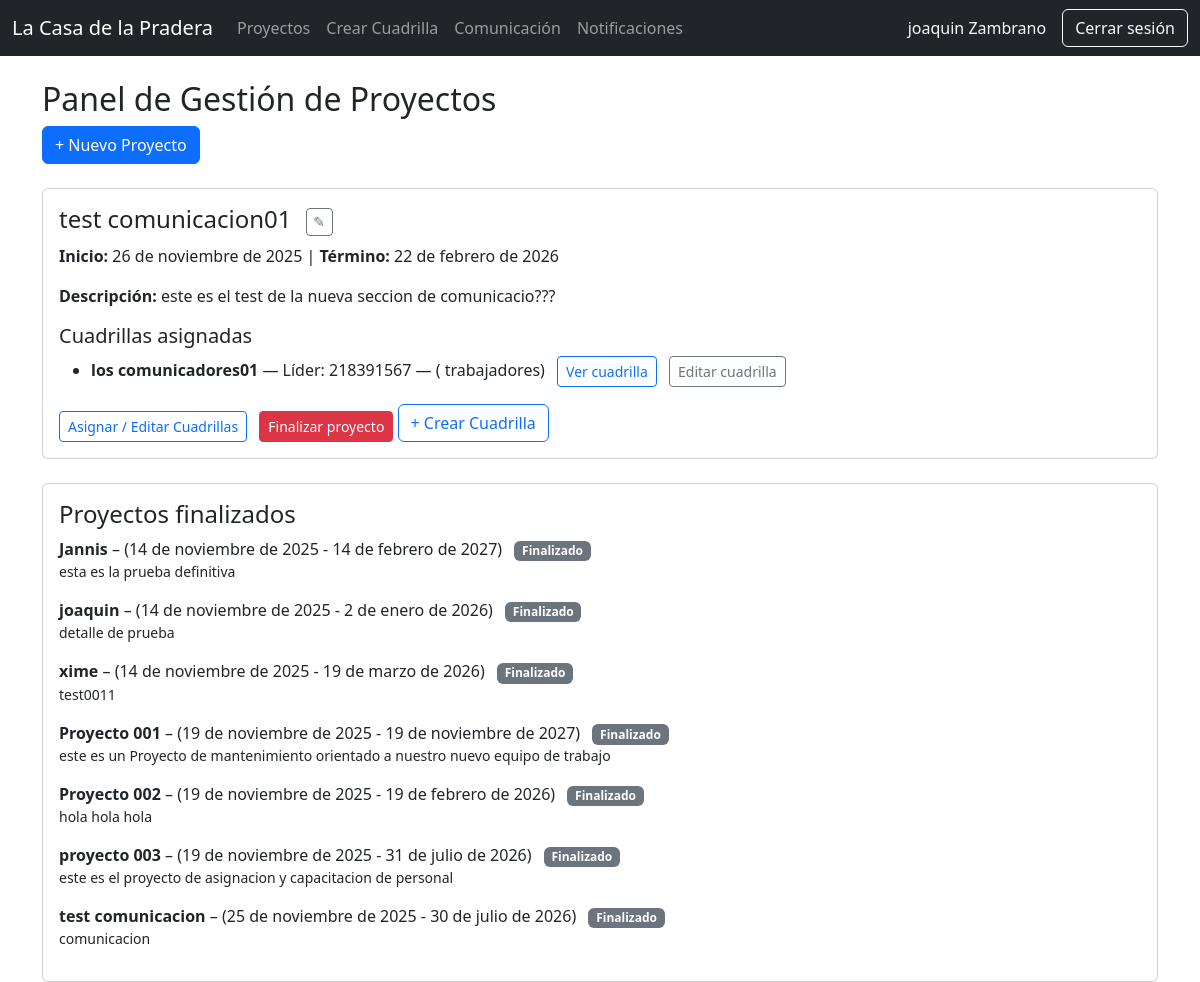
Page /proyectos/panel/ (signed in) on the earlier database version.
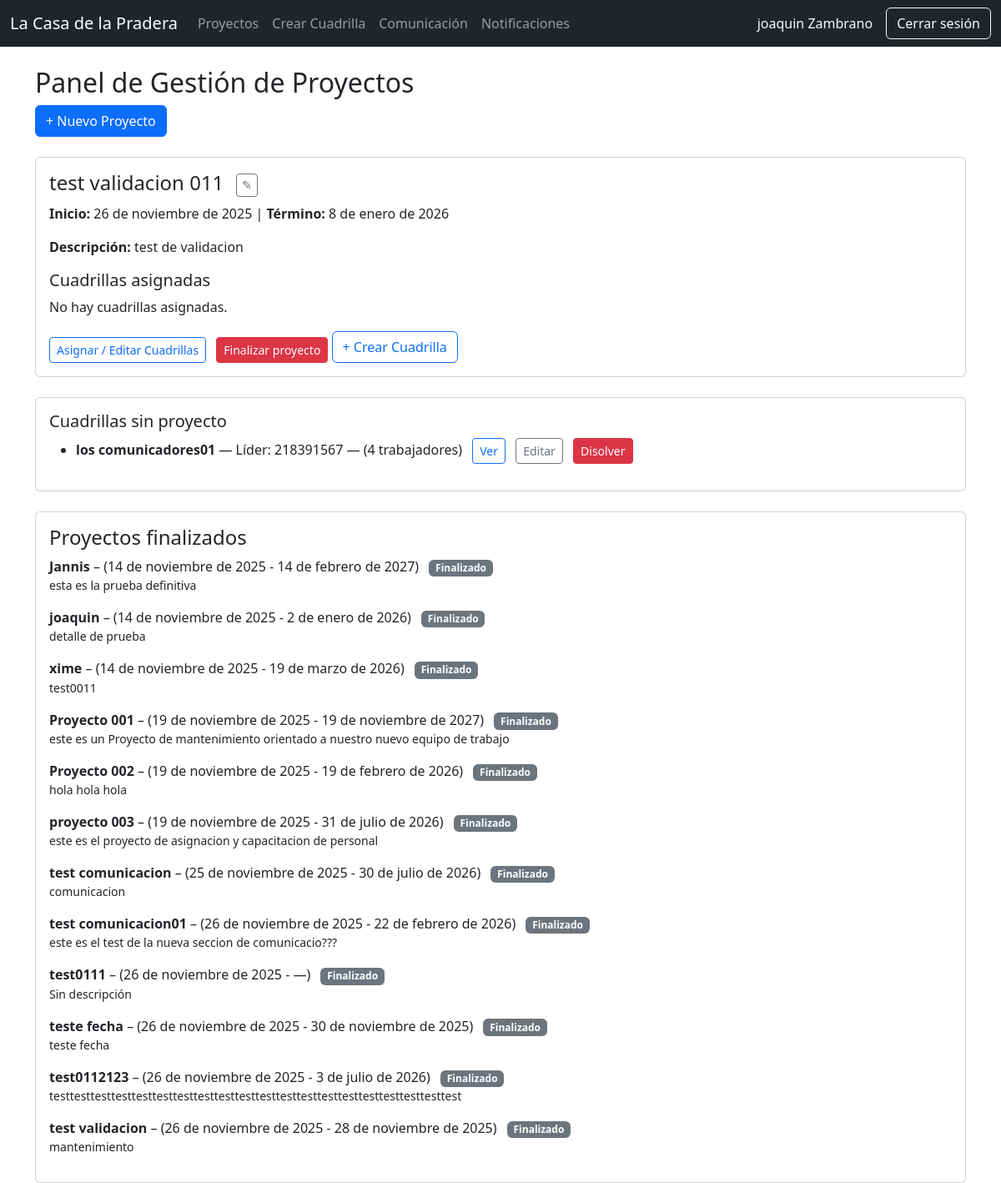
Same page on the later database version.
### proyectos/models.py (models this page shows, shortened)
class Proyecto(models.Model):
    nombre = models.CharField(max_length=100)
    descripcion = models.TextField(blank=True)
    TIPO_CHOICES = [
        ('construccion', 'Construcción'),
        ('mantenimiento', 'Mantenimiento'),
        ('instalacion', 'Instalación'),
        ('otro', 'Otro'),
    ]
    tipo = models.CharField(max_length=30, choices=TIPO_CHOICES, default='otro')
    COMPLEJIDAD_CHOICES = [
        ('baja', 'Baja'),
        ('media', 'Media'),
        ('alta', 'Alta'),
    ]
    complejidad = models.CharField(max_length=10, choices=COMPLEJIDAD_CHOICES, default='media')
    fecha_inicio = models.DateField()
    fecha_termino = models.DateField(null=True, blank=True)
    jefe = models.ForeignKey(User, on_delete=models.CASCADE, related_name='proyectos')
    activo = models.BooleanField(default=True)

### personal/models.py (models this page shows, shortened)
class Cuadrilla(models.Model):
    nombre = models.CharField(max_length=100)
    proyecto = models.ForeignKey(Proyecto, on_delete=models.CASCADE, related_name='cuadrillas', null=True, blank=True)
    lider = models.ForeignKey(User, on_delete=models.SET_NULL, null=True, blank=True, related_name='cuadrillas_lideradas')

### proyectos/views.py (the view)
# urls.py: path('panel/', views.panel_proyectos, name='panel'),
@login_required
@user_passes_test(es_jefe)
def panel_proyectos(request):
    proyectos_activos = Proyecto.objects.filter(jefe=request.user, activo=True).prefetch_related('cuadrillas')
    proyectos_finalizados = Proyecto.objects.filter(jefe=request.user, activo=False).prefetch_related('cuadrillas')
    data = []
    for p in proyectos_activos:
        cuadrillas = Cuadrilla.objects.filter(proyecto=p)
        data.append({'proyecto': p, 'cuadrillas': cuadrillas})
    finalizados = []
    for p in proyectos_finalizados:
        cuadrillas = Cuadrilla.objects.filter(proyecto=p)
        finalizados.append({'proyecto': p, 'cuadrillas': cuadrillas})
    cuadrillas_sin_proyecto = Cuadrilla.objects.filter(proyecto__isnull=True)
    return render(request, 'panel.html', {
        'data': data,
        'finalizados': finalizados,
        'cuadrillas_sin_proyecto': cuadrillas_sin_proyecto
    })

### core/context_processors.py (called while the page is built)
def notificaciones_no_leidas(request):
    if request.user.is_authenticated:
        return {
            "notifs_no_leidas": request.user.notificaciones.filter(leida=False).count()
        }
    return {"notifs_no_leidas": 0}

### personal/templatetags/custom_tags.py (called while the page is built)
@register.filter
def has_group(user, group_name):
    return user.groups.filter(name=group_name).exists()

### proyectos/views.py (called while the page is built)
def es_jefe(user):
    return user.groups.filter(name='JefeProyecto').exists()

### proyectos/templates/panel.html (shortened to what the changed rows need)
{% extends 'base.html' %}
{% block content %}
<h2>Panel de Gestión de Proyectos</h2>
{% if data %}
{% for item in data %}
<div class="card mt-4">
    <div class="card-body">
        <h4>
            {{ item.proyecto.nombre }}
            <a href="{% url 'proyectos:editar' item.proyecto.id %}" class="btn btn-sm btn-outline-secondary ms-2" title="Editar proyecto" style="padding:0.15rem 0.4rem; font-size:0.9rem; vertical-align:middle;">
                &#9998;
            </a>
        </h4>
        <p><strong>Inicio:</strong> {{ item.proyecto.fecha_inicio }} |
           <strong>Término:</strong> {{ item.proyecto.fecha_termino|default:"—" }}</p>
        <p><strong>Descripción:</strong> {{ item.proyecto.descripcion|default:"Sin descripción" }}</p>
        <h5 class="mt-3">Cuadrillas asignadas</h5>
        {% if item.cuadrillas %}
            <ul>
                {% for c in item.cuadrillas %}
                    <li>
                        <strong>{{ c.nombre }}</strong>
                        — Líder: {{ c.lider.username|default:"(Sin líder)" }}
                        — ({{ c.trabajadores.count }} trabajadores)
                        <a href="{% url 'personal:detalle_cuadrilla' c.id %}" class="btn btn-sm btn-outline-primary ms-2">
                            Ver cuadrilla
                        </a>
                        <a href="{% url 'personal:editar_cuadrilla' c.id %}" class="btn btn-sm btn-outline-secondary ms-2">
                            Editar cuadrilla
                        </a>
                    </li>
                {% endfor %}
            </ul>
        {% else %}
            <p>No hay cuadrillas asignadas.</p>
        {% endif %}
        <a href="{% url 'proyectos:asignar_cuadrillas' item.proyecto.id %}"
           class="btn btn-sm btn-outline-primary mt-2">
            Asignar / Editar Cuadrillas
        </a>
        {% if item.proyecto.activo %}
            <a href="{% url 'proyectos:finalizar' item.proyecto.id %}" class="btn btn-sm btn-danger mt-2 ms-2">Finalizar proyecto</a>
        {% else %}
            <span class="badge bg-secondary ms-2">Finalizado</span>
        {% endif %}
        <a href="{% url 'personal:crear_cuadrilla' %}" class="btn btn-outline-primary">
    + Crear Cuadrilla
</a>
    </div>
</div>
{% endfor %}
{% else %}
<p class="mt-3">No tienes proyectos registrados aún.</p>
{% endif %}
    {% if cuadrillas_sin_proyecto and cuadrillas_sin_proyecto|length > 0 %}
    <div class="card mt-4">
        <div class="card-body">
            <h5>Cuadrillas sin proyecto</h5>
            <ul>
            {% for c in cuadrillas_sin_proyecto %}
                <li class="mb-3">
                    <strong>{{ c.nombre }}</strong>
                    — Líder: {{ c.lider.username|default:"(Sin líder)" }}
                    — ({{ c.asignaciones.count }} trabajadores)
                    <a href="{% url 'personal:detalle_cuadrilla' c.id %}" class="btn btn-sm btn-outline-primary ms-2">Ver</a>
                    <a href="{% url 'personal:editar_cuadrilla' c.id %}" class="btn btn-sm btn-outline-secondary ms-2">Editar</a>
                    <form method="post" action="{% url 'personal:disolver_cuadrilla' c.id %}" style="display:inline;">
                        <button type="submit" class="btn btn-sm btn-danger ms-2" onclick="return confirm('¿Deseas disolver la cuadrilla \"{{ c.nombre }}\"? Esta acción eliminará la cuadrilla y sus asignaciones.')">Disolver</button>
                    </form>
                </li>
            {% endfor %}
            </ul>
        </div>
    </div>
    {% endif %}
    {% if finalizados and finalizados|length > 0 %}
    <div class="card mt-4">
        <div class="card-body">
            <h4>Proyectos finalizados</h4>
            {% for item in finalizados %}
                <div class="mb-3">
                    <strong>{{ item.proyecto.nombre }}</strong>
                    – ({{ item.proyecto.fecha_inicio }} - {{ item.proyecto.fecha_termino|default:'—' }})
                    <span class="badge bg-secondary ms-2">Finalizado</span>
                    <p class="small">{{ item.proyecto.descripcion|default:'Sin descripción' }}</p>
                </div>
            {% endfor %}
        </div>
    </div>
    {% endif %}
{% endblock %}

Differences in the rows shown:
added Proyecto: proyecto.nombre "test validacion 011", proyecto.fecha_inicio "26 de noviembre de 2025", proyecto.fecha_termino "8 de enero de 2026", proyecto.descripcion "test de validacion", shows "No hay cuadrillas asignadas.", activo "Finalizar proyecto", shown under "Panel de Gestión de Proyectos"
now on one of the page's lists (row edited): Cuadrilla: nombre "los comunicadores01", lider.username "218391567", asignaciones.count "4"
changed Proyecto "test comunicacion01": loses Cuadrilla (nombre "los comunicadores01", lider.username "218391567"); moves from the list under "Panel de Gestión de Proyectos" to the list under "Proyectos finalizados"
added Proyecto: proyecto.nombre "test0111", proyecto.fecha_inicio "26 de noviembre de 2025", proyecto.fecha_termino "—", proyecto.descripcion "Sin descripción", shown under "Proyectos finalizados"
added Proyecto: proyecto.nombre "teste fecha", proyecto.fecha_inicio "26 de noviembre de 2025", proyecto.fecha_termino "30 de noviembre de 2025", proyecto.descripcion "teste fecha", shown under "Proyectos finalizados"
added Proyecto: proyecto.nombre "test0112123", proyecto.fecha_inicio "26 de noviembre de 2025", proyecto.fecha_termino "3 de julio de 2026", proyecto.descripcion "testtesttesttesttesttesttesttesttesttesttesttesttesttesttesttesttesttesttesttest", shown under "Proyectos finalizados"
added Proyecto: proyecto.nombre "test validacion", proyecto.fecha_inicio "26 de noviembre de 2025", proyecto.fecha_termino "28 de noviembre de 2025", proyecto.descripcion "mantenimiento", shown under "Proyectos finalizados"
Other differences:
text now shown: "Cuadrillas sin proyecto"
